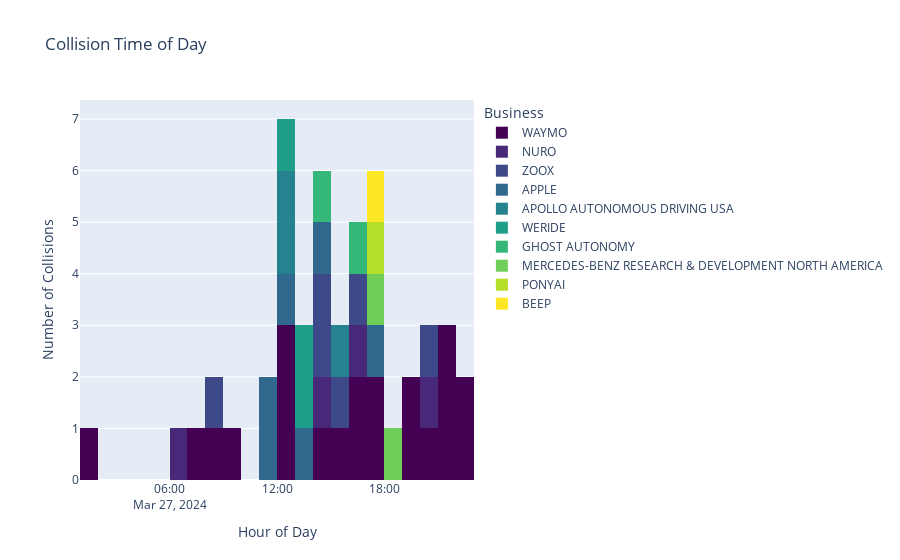

The notebook cell saved with this chart:
### Markdown cell above
Collision time of day histogram

### Code cell
fig = px.histogram(coll_time_place_df.sort_values('Time_of_accident'), 
                   x='Time_of_accident',
                   title="Collision Time of Day",
                   nbins=24,  # One bin for each hour
                   labels={'Hour_of_accident': 'Hour of Day', 'count': 'Number of Collisions'},
                   color='Business',  # Color by operator
                   color_discrete_sequence=px.colors.sequential.Viridis
                   )
                   

fig.update_layout(xaxis_title='Hour of Day', yaxis_title='Number of Collisions')
fig.show()

### Figure 1 — Plotly figure (JSON) as saved in the notebook; plotly's stock layout.template omitted (floating-point values rounded to 4 significant figures)
{"data": [{"alignmentgroup": "True", "bingroup": "x", "hovertemplate": "Business=WAYMO<br>Time_of_accident=%{x}<br>count=%{y}<extra></extra>", "legendgroup": "WAYMO", "marker": {"color": "#440154", "pattern": {"shape": ""}}, "name": "WAYMO", "nbinsx": 24, "offsetgroup": "WAYMO", "orientation": "v", "showlegend": true, "type": "histogram", "x": ["2024-03-27T01:03:00", "2024-03-27T07:48:00", "2024-03-27T08:15:00", "2024-03-27T09:24:00", "2024-03-27T12:05:00", "2024-03-27T12:06:00", "2024-03-27T12:25:00", "2024-03-27T14:42:00", "2024-03-27T15:44:00", "2024-03-27T16:39:00", "2024-03-27T16:45:00", "2024-03-27T17:15:00", "2024-03-27T17:48:00", "2024-03-27T19:38:00", "2024-03-27T19:59:00", "2024-03-27T20:34:00", "2024-03-27T21:00:00", "2024-03-27T21:01:00", "2024-03-27T21:54:00", "2024-03-27T22:01:00", "2024-03-27T22:09:00"], "xaxis": "x", "yaxis": "y"}, {"alignmentgroup": "True", "bingroup": "x", "hovertemplate": "Business=NURO<br>Time_of_accident=%{x}<br>count=%{y}<extra></extra>", "legendgroup": "NURO", "marker": {"color": "#482878", "pattern": {"shape": ""}}, "name": "NURO", "nbinsx": 24, "offsetgroup": "NURO", "orientation": "v", "showlegend": true, "type": "histogram", "x": ["2024-03-27T06:00:00", "2024-03-27T14:30:00", "2024-03-27T16:20:00", "2024-03-27T20:20:00"], "xaxis": "x", "yaxis": "y"}, {"alignmentgroup": "True", "bingroup": "x", "hovertemplate": "Business=ZOOX<br>Time_of_accident=%{x}<br>count=%{y}<extra></extra>", "legendgroup": "ZOOX", "marker": {"color": "#3e4989", "pattern": {"shape": ""}}, "name": "ZOOX", "nbinsx": 24, "offsetgroup": "ZOOX", "orientation": "v", "showlegend": true, "type": "histogram", "x": ["2024-03-27T08:45:00", "2024-03-27T14:12:00", "2024-03-27T14:30:00", "2024-03-27T15:20:00", "2024-03-27T16:56:00", "2024-03-27T20:12:00"], "xaxis": "x", "yaxis": "y"}, {"alignmentgroup": "True", "bingroup": "x", "hovertemplate": "Business=APPLE<br>Time_of_accident=%{x}<br>count=%{y}<extra></extra>", "legendgroup": "APPLE", "marker": {"color": "#31688e", "pattern": {"shape": ""}}, "name": "APPLE", "nbinsx": 24, "offsetgroup": "APPLE", "orientation": "v", "showlegend": true, "type": "histogram", "x": ["2024-03-27T11:06:00", "2024-03-27T11:33:00", "2024-03-27T12:03:00", "2024-03-27T13:52:00", "2024-03-27T14:58:00", "2024-03-27T17:06:00"], "xaxis": "x", "yaxis": "y"}, {"alignmentgroup": "True", "bingroup": "x", "hovertemplate": "Business=APOLLO AUTONOMOUS DRIVING USA<br>Time_of_accident=%{x}<br>count=%{y}<extra></extra>", "legendgroup": "APOLLO AUTONOMOUS DRIVING USA", "marker": {"color": "#26828e", "pattern": {"shape": ""}}, "name": "APOLLO AUTONOMOUS DRIVING USA", "nbinsx": 24, "offsetgroup": "APOLLO AUTONOMOUS DRIVING USA", "orientation": "v", "showlegend": true, "type": "histogram", "x": ["2024-03-27T12:02:00", "2024-03-27T12:25:00", "2024-03-27T15:39:00"], "xaxis": "x", "yaxis": "y"}, {"alignmentgroup": "True", "bingroup": "x", "hovertemplate": "Business=WERIDE<br>Time_of_accident=%{x}<br>count=%{y}<extra></extra>", "legendgroup": "WERIDE", "marker": {"color": "#1f9e89", "pattern": {"shape": ""}}, "name": "WERIDE", "nbinsx": 24, "offsetgroup": "WERIDE", "orientation": "v", "showlegend": true, "type": "histogram", "x": ["2024-03-27T12:56:00", "2024-03-27T13:45:00", "2024-03-27T13:54:00"], "xaxis": "x", "yaxis": "y"}, {"alignmentgroup": "True", "bingroup": "x", "hovertemplate": "Business=GHOST AUTONOMY<br>Time_of_accident=%{x}<br>count=%{y}<extra></extra>", "legendgroup": "GHOST AUTONOMY", "marker": {"color": "#35b779", "pattern": {"shape": ""}}, "name": "GHOST AUTONOMY", "nbinsx": 24, "offsetgroup": "GHOST AUTONOMY", "orientation": "v", "showlegend": true, "type": "histogram", "x": ["2024-03-27T14:20:00", "2024-03-27T16:48:00"], "xaxis": "x", "yaxis": "y"}, {"alignmentgroup": "True", "bingroup": "x", "hovertemplate": "Business=MERCEDES-BENZ RESEARCH & DEVELOPMENT NORTH AMERICA<br>Time_of_accident=%{x}<br>count=%{y}<extra></extra>", "legendgroup": "MERCEDES-BENZ RESEARCH & DEVELOPMENT NORTH AMERICA", "marker": {"color": "#6ece58", "pattern": {"shape": ""}}, "name": "MERCEDES-BENZ RESEARCH & DEVELOPMENT NORTH AMERICA", "nbinsx": 24, "offsetgroup": "MERCEDES-BENZ RESEARCH & DEVELOPMENT NORTH AMERICA", "orientation": "v", "showlegend": true, "type": "histogram", "x": ["2024-03-27T17:00:00", "2024-03-27T18:05:00"], "xaxis": "x", "yaxis": "y"}, {"alignmentgroup": "True", "bingroup": "x", "hovertemplate": "Business=PONYAI<br>Time_of_accident=%{x}<br>count=%{y}<extra></extra>", "legendgroup": "PONYAI", "marker": {"color": "#b5de2b", "pattern": {"shape": ""}}, "name": "PONYAI", "nbinsx": 24, "offsetgroup": "PONYAI", "orientation": "v", "showlegend": true, "type": "histogram", "x": ["2024-03-27T17:02:00"], "xaxis": "x", "yaxis": "y"}, {"alignmentgroup": "True", "bingroup": "x", "hovertemplate": "Business=BEEP<br>Time_of_accident=%{x}<br>count=%{y}<extra></extra>", "legendgroup": "BEEP", "marker": {"color": "#fde725", "pattern": {"shape": ""}}, "name": "BEEP", "nbinsx": 24, "offsetgroup": "BEEP", "orientation": "v", "showlegend": true, "type": "histogram", "x": ["2024-03-27T17:54:00"], "xaxis": "x", "yaxis": "y"}], "layout": {"barmode": "relative", "legend": {"title": {"text": "Business"}, "tracegroupgap": 0}, "title": {"text": "Collision Time of Day"}, "xaxis": {"anchor": "y", "domain": [0, 1], "title": {"text": "Hour of Day"}}, "yaxis": {"anchor": "x", "domain": [0, 1], "title": {"text": "Number of Collisions"}}}}
